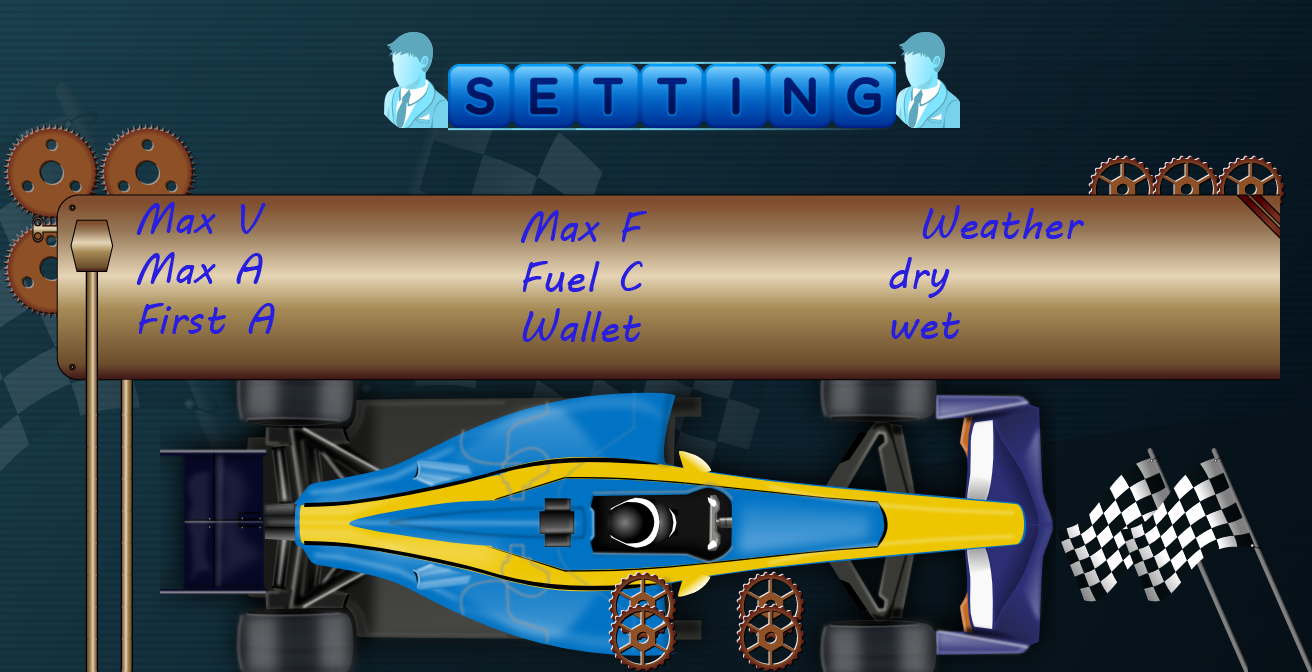

This is a level from a 2D game, rendered from its Tiled map with the project's own tilesets. A one-line summary and the map file follow, with tile-layer data summarised:
An orthogonal 41x21 tile map with 32x32 px tiles, 5 tile layers (Tile Layer 1, Tile Layer 4, Tile Layer 5, Tile Layer 2, ...), 9 tilesets.

<map version="1.0" tiledversion="1.1.4" orientation="orthogonal" renderorder="right-up" width="41" height="21" tilewidth="32" tileheight="32" infinite="0" nextobjectid="12">
 <tileset firstgid="1" source="background_race.tsx" />
 <tileset firstgid="1009" source="window_header.tsx" />
 <tileset firstgid="1045" source="flag_2.tsx" />
 <tileset firstgid="1093" source="window.tsx" />
 <tileset firstgid="1177" source="icon_avatar.tsx" />
 <tileset firstgid="1183" source="letters.tsx" />
 <tileset firstgid="1189" source="texts.tsx" />
 <tileset firstgid="1414" source="1.tsx" />
 <tileset firstgid="1416" source="0.tsx" />
 <layer name="Tile Layer 1" width="41" height="21">
  <data>[861 cells, 861 non-empty, 861 distinct tile ids]</data>
 </layer>
 <layer name="Tile Layer 4" width="41" height="21">
  <data>[861 cells, 280 non-empty, 280 distinct tile ids]</data>
 </layer>
 <layer name="Tile Layer 5" width="41" height="21">
  <data>[861 cells, 5 non-empty, 2 distinct tile ids]</data>
 </layer>
 <layer name="Tile Layer 2" width="41" height="21">
  <data>[861 cells, 360 non-empty, 123 distinct tile ids]</data>
 </layer>
 <layer name="Tile Layer 3" width="41" height="21">
  <data>[861 cells, 120 non-empty, 114 distinct tile ids]</data>
 </layer>
</map>
